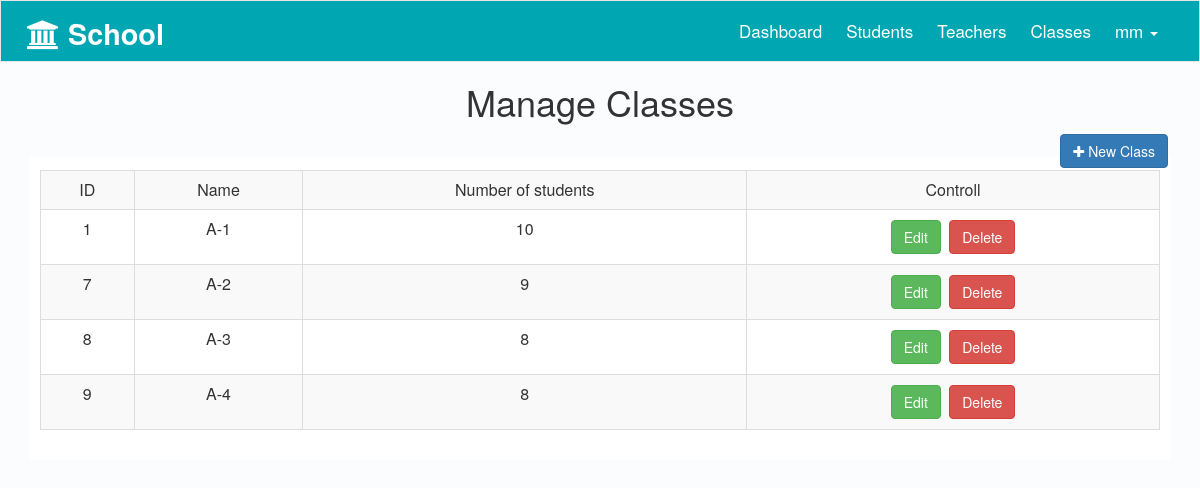
The app's page /school/admin/classes.php (signed in) with its own data.
### tables this page shows
CREATE TABLE `classes` (
  `C_ID` int(11) NOT NULL,
  `C_Name` varchar(255) NOT NULL
);

### school/admin/classes.php (the view, shortened to what this page needs)
<?php
if (isset($_SESSION['USER_ID'])) {
    include 'init.php';
    $do = isset($_GET['do']) ? $_GET['do'] : 'manage';
    if ($do == 'manage') {
        $stmt = $con->prepare("SELECT
                                     *
                               FROM
                                      classes");
        $stmt->execute();
        $classes = $stmt->fetchAll();
        ?>
        <div class="container">
            <h1 class="text-center">Manage Classes</h1>
            <a class="btn btn-primary pull-right" href="?do=add"><i class="fa fa-plus "></i> New Class</a>
            <div class="manage  text-center">
                <?php
                if ($stmt->rowCount() < 1)
                echo "There is no data to display!!";
                else {
                ?>
                <table class="table table-bordered table-responsive  table-striped table-hover">
                    <tr>
                        <td>ID</td>
                        <td>Name</td>
                        <td>Number of students</td>
                        <td>Controll</td>
                    </tr>
                    <?php
                    foreach ($classes as $class) {
                        ?>
                        <tr>
                            <td><?php echo $class['C_ID']; ?></td>
                            <td><?php echo $class['C_Name']; ?></td>
                            <td>
                                <?php
                                $stmt1 = $con->prepare("SELECT * FROM students WHERE C_id=?");
                                $stmt1->execute(array($class['C_ID']));
                                echo $stmt1->rowCount();
                                ?>
                            </td>
                            <td>
                                <a href="?do=edit&class_id=<?php echo $class['C_ID']; ?>"
                                   class="btn btn-success">Edit</a>
                                <a href="?do=delete&class_id=<?php echo $class['C_ID']; ?>"
                                   class="btn btn-danger confirm">Delete</a>
                            </td>
                        </tr>
                        <?php
                    }
                    ?>
                </table>
            </div>
            <?php
            }
            ?>
        </div>
        <?php
    }
            ?>
        <?php
    include $temp . 'footer.php';
} else {
    header('location: index.php');
    exit();
}

### school/admin/layout/css/admin-style.css (style rules this page uses)
body { background-color: #FAFCFE; font-size: 16px; }
.btn { margin: 2px; }
.manage { background-color: #FFFFFF; padding: 10px; margin-top: 35px; }

### records on screen
classes: C_ID "1", C_Name "A-1", rowCount "10"
classes: C_ID "7", C_Name "A-2", rowCount "9"
classes: C_ID "8", C_Name "A-3", rowCount "8"
classes: C_ID "9", C_Name "A-4", rowCount "8"

### other values on screen
$_SESSION['USERNAME'] "mm"
